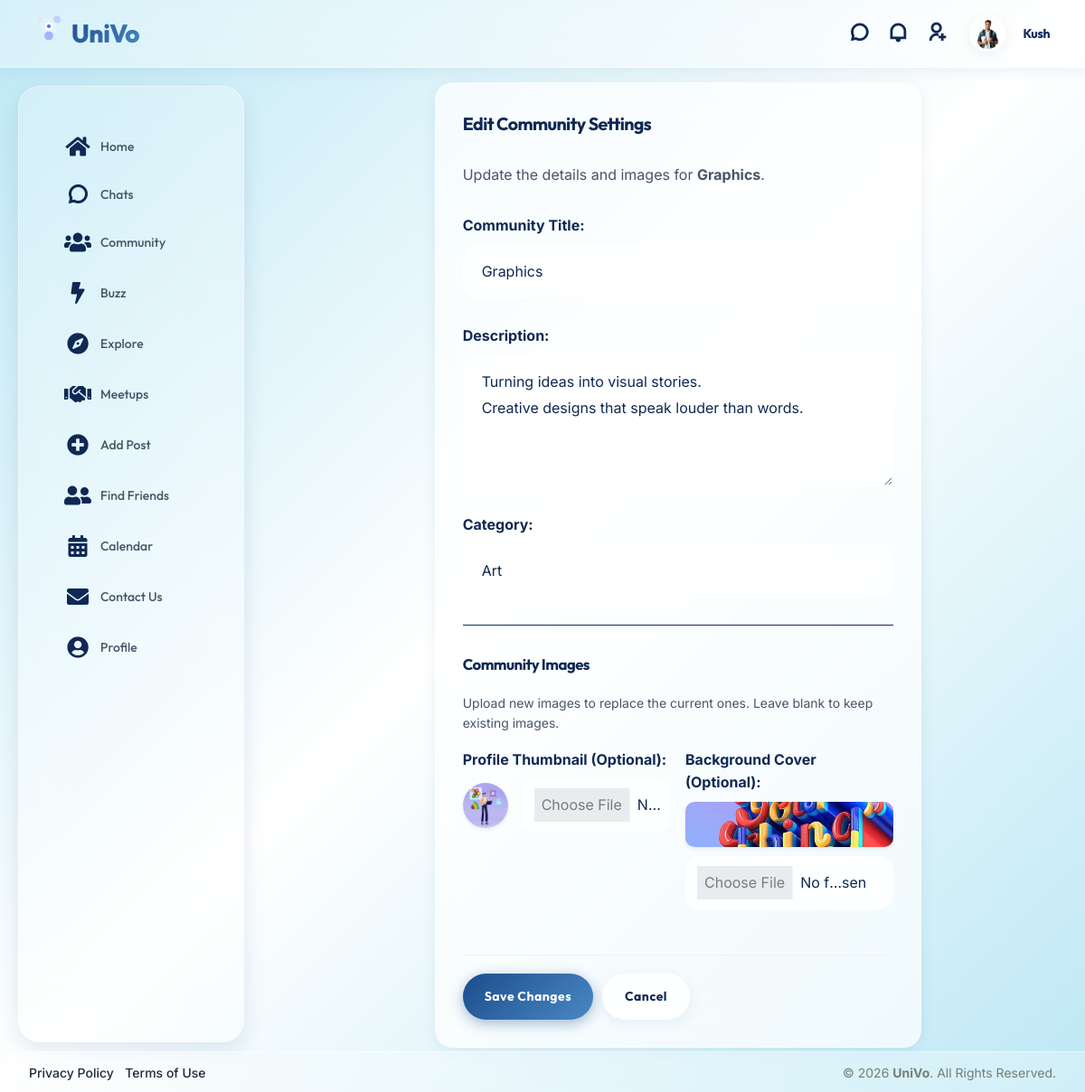
/community/15/edit/ (signed in), run on the app's committed database.
### user/models.py (models this page shows, shortened)
class user(models.Model):
    userid=models.AutoField(primary_key=True)
    username=models.CharField(max_length=50)
    email=models.CharField(max_length=50)
    password=models.CharField(max_length=50)
    profile=models.ImageField(upload_to="assets/images/user/")
    bio=models.TextField(max_length=1000)
    gender=models.CharField(max_length=10)
    dob=models.DateField(validators=[no_future_date])
    cityid=models.ForeignKey(city,on_delete=models.CASCADE)
    registrationdt=models.DateTimeField(auto_now=True)
    last_checked_chats=models.DateTimeField(null=True, blank=True)
    last_checked_activity=models.DateTimeField(null=True, blank=True)
    last_checked_invites=models.DateTimeField(null=True, blank=True)
    last_seen=models.DateTimeField(null=True, blank=True)
    google_id=models.CharField(max_length=255, null=True, blank=True)  # Google OAuth user ID
    phone=models.CharField(max_length=15, null=True, blank=True)

class community(models.Model):
    communityid=models.AutoField(primary_key=True)
    communitytitle=models.CharField(max_length=50)
    thumbnail=models.ImageField(upload_to="images/")
    background_image=models.ImageField(upload_to="images/backgrounds/", null=True, blank=True)
    discription=models.TextField(max_length=1000)
    createddt=models.DateTimeField(auto_now=True)
    categoryid=models.ForeignKey(category,on_delete=models.CASCADE)
    userid=models.ForeignKey(user,on_delete=models.CASCADE)
    is_paid=models.BooleanField(default=False)
    price=models.IntegerField(default=0)

class category(models.Model):
    categoryid=models.AutoField(primary_key=True)
    categoryname=models.CharField(max_length=50)

### user/views.py (the view, shortened to what this page needs)
# urls.py: path('community/<int:community_id>/edit/', views.edit_community, name='edit_community'),
def edit_community(request, community_id):
    userid = request.session.get('userid')
    if not userid:
        return redirect('signin')
    c = community.objects.get(pk=community_id)
    if not _is_community_admin(userid, c):
        return redirect('community_detail', community_id=community_id)
    allowed_categories = ['Event', 'Music', 'Programming', 'Sports', 'Gaming', 'Technology', 'Art', 'Education']
    data = {
        "community": c,
        "categories": category.objects.all().order_by('categoryname'),
    }
    return render(request, 'edit-group.html', data)

### user/views.py (called while the page is built)
def _is_community_admin(user_id, community_obj):
    if community_obj.userid.userid == user_id:
        return True
    return communitymember.objects.filter(
        communityid=community_obj, userid__userid=user_id, role='admin'
    ).exists()

### user/templates/edit-group.html (shortened to what this page needs)
{% extends "base.html" %}
{% block content %}
<div class="content-inner" id="page_layout">
    <div class="container-fluid">
        <div class="row justify-content-center">
            <div class="col-sm-12 col-lg-8">
                <div class="card shadow-sm border-0 rounded-4">
                    <div class="card-header d-flex justify-content-between align-items-center bg-transparent border-0 pt-4 pb-0 px-4">
                        <div class="header-title">
                            <h4 class="card-title fw-bold">Edit Community Settings</h4>
                        </div>
                    </div>
                    <div class="card-body p-4">
                        <p class="text-muted mb-4">Update the details and images for <strong>{{ community.communitytitle }}</strong>.</p>
                        <form method="post" enctype="multipart/form-data">
                            <div class="form-group mb-4">
                                <label class="form-label fw-bold" for="title">Community Title:</label>
                                <input type="text" class="form-control rounded-3 bg-light border-light shadow-sm" id="title" name="title" required value="{{ community.communitytitle }}">
                            </div>
                            <div class="form-group mb-4">
                                <label class="form-label fw-bold" for="description">Description:</label>
                                <textarea class="form-control rounded-3 bg-light border-light shadow-sm" id="description" name="description" rows="4" required>{{ community.discription }}</textarea>
                            </div>
                            <div class="form-group mb-4">
                                <label class="form-label fw-bold" for="category">Category:</label>
                                <select class="form-select rounded-3 bg-light border-light shadow-sm" id="category" name="category" required>
                                    {% for cat in categories %}
                                    <option value="{{ cat.categoryid }}" {% if community.categoryid.categoryid == cat.categoryid %}selected{% endif %}>{{ cat.categoryname }}</option>
                                    {% endfor %}
                                </select>
                            </div>
                            <hr class="my-4">
                            <h5 class="mb-3 fw-bold">Community Images</h5>
                            <p class="text-muted small">Upload new images to replace the current ones. Leave blank to keep existing images.</p>
                            <div class="row mb-4">
                                <div class="col-md-6">
                                    <div class="form-group">
                                        <label class="form-label fw-bold" for="thumbnail">Profile Thumbnail (Optional):</label>
                                        <div class="d-flex align-items-center gap-3 mb-2">
                                            {% if community.thumbnail %}
                                            <img src="{{ community.thumbnail.url }}" alt="Current Thumbnail" class="rounded-circle shadow-sm" style="width: 50px; height: 50px; object-fit: cover;">
                                            {% endif %}
                                            <input type="file" class="form-control form-control-sm rounded-3 bg-light border-light shadow-sm w-100" id="thumbnail" name="thumbnail">
                                        </div>
                                    </div>
                                </div>
                                <div class="col-md-6">
                                    <div class="form-group">
                                        <label class="form-label fw-bold" for="background_image">Background Cover (Optional):</label>
                                        <div class="d-flex flex-column gap-2 mb-2">
                                            {% if community.background_image %}
                                            <div class="rounded-3 overflow-hidden shadow-sm" style="height: 50px; width: 100%;">
                                                <img src="{{ community.background_image.url }}" alt="Current Cover" class="w-100 h-100" style="object-fit: cover;">
                                            </div>
                                            {% endif %}
                                            <input type="file" class="form-control form-control-sm rounded-3 bg-light border-light shadow-sm w-100" id="background_image" name="background_image">
                                        </div>
                                    </div>
                                </div>
                            </div>
                            <div class="d-flex gap-2 pt-3 border-top mt-4">
                                <button type="submit" class="btn btn-primary rounded-pill px-4 fw-bold shadow-sm">Save Changes</button>
                                <a href="{% url 'group_members' community.communityid %}" class="btn btn-light text-muted rounded-pill px-4 fw-bold">Cancel</a>
                            </div>
                        </form>
                    </div>
                </div>
            </div>
        </div>
    </div>
</div>
{% endblock %}

### user/templates/base.html (shortened to what this page needs)
{% load static %}
<!doctype html>
<html lang="en">
  <head>
    <link rel="stylesheet" href="{% static 'assets/css/libs.min.css' %}" />
    <link rel="stylesheet" href="{% static 'assets/css/socialv1fc6.css' %}" />
    <link rel="stylesheet" href="{% static 'assets/css/custom_theme.css' %}?v=2.0" />
    <link
      rel="stylesheet"
      href="https://cdnjs.cloudflare.com/ajax/libs/font-awesome/5.15.4/css/all.min.css"
    />
    <link
      rel="stylesheet"
      href="https://cdn.jsdelivr.net/npm/remixicon@2.5.0/fonts/remixicon.css"
    />
    <link
      rel="stylesheet"
      href="https://cdn.jsdelivr.net/npm/vanillajs-datepicker@1.3.4/dist/css/datepicker.min.css"
    />
    <link
      rel="stylesheet"
      href="https://maxst.icons8.com/vue-static/landen/line-awesome/line-awesome/1.3.0/css/line-awesome.min.css"
    />
  </head>
  <body class="{% if user_settings and user_settings.dark_mode %}dark-mode{% endif %}">
    <div class="wrapper">
      <div class="iq-top-navbar">
        <div class="iq-navbar-custom">
          <nav class="navbar navbar-expand-lg navbar-light p-0">
            <div class="iq-navbar-logo d-flex justify-content-between">
              <a href="{% url 'home' %}">
                <img
                  src="{% static 'assets/images/animated_logo.svg' %}"
                  class="img-fluid rotating-logo"
                  alt="UniVo Logo"
                  style="max-height: 30px"
                />
                <span>UniVo</span>
              </a>
            </div>
            <div class="collapse navbar-collapse" id="navbarSupportedContent">
              <ul class="navbar-nav ms-auto navbar-list align-items-center">
                {% if current_user %}
                <li class="nav-item">
                  <a
                    href="{% url 'chats' %}"
                    class="d-flex align-items-center px-2 position-relative"
                    title="Community Chats"
                  >
                    <i class="ri-chat-3-line fs-5 text-white"></i>
                  </a>
                </li>
                <li class="nav-item">
                  <a
                    href="{% url 'activity' %}"
                    class="d-flex align-items-center px-2 position-relative"
                    title="Notifications"
                  >
                    <i class="ri-notification-line fs-5 text-white"></i>
                  </a>
                </li>
                <li class="nav-item">
                  <a
                    href="{% url 'invitations_list' %}"
                    class="d-flex align-items-center px-2 position-relative"
                    title="Friend Requests"
                  >
                    <i class="ri-user-add-line fs-5 text-white"></i>
                  </a>
                </li>
                <li class="nav-item dropdown">
                  <a
                    href="#"
                    class="d-flex align-items-center dropdown-toggle"
                    id="drop-down-arrow"
                    data-bs-toggle="dropdown"
                    aria-haspopup="true"
                    aria-expanded="false"
                  >
                    {% if current_user.profile %}
                    <img
                      src="{{ current_user.profile.url }}"
                      class="img-fluid rounded-circle me-3"
                      alt="user"
                      style="width: 40px; height: 40px; object-fit: cover"
                    />
                    {% else %}
                    <img
                      src="{% static 'assets/images/user/1.jpg' %}"
                      class="img-fluid rounded-circle me-3"
                      alt="user"
                    />
                    {% endif %}
                    <div class="caption">
                      <h6 class="mb-0 line-height">
                        {{ current_user.username|default:"User" }}
                      </h6>
                    </div>
                  </a>
                </li>
                {% else %}
                <li class="nav-item pe-3 d-flex align-items-center">
                  <a href="{% url 'signup' %}" class="d-flex align-items-center text-dark text-decoration-none" style="height: 40px; font-weight: 500;">
                    <i class="ri-login-box-line me-2 fs-5"></i> Login
                  </a>
                </li>
                {% endif %}
              </ul>
            </div>
          </nav>
        </div>
      </div>
      <div class="iq-sidebar sidebar-default">
        <div id="sidebar-scrollbar">
          <nav class="iq-sidebar-menu">
            <ul id="iq-sidebar-toggle" class="iq-menu">
              {% block sidebar %}
              <li class="">
                <a href="{% url 'home' %}" class="sidebar-link">
                  <i class="fas fa-home me-2"></i><span>Home</span>
                </a>
              </li>
              <li class="">
                <a href="{% url 'chats' %}" class="sidebar-link">
                  <i class="ri-chat-3-line me-2"></i><span>Chats</span>
                </a>
              </li>
              <li class="">
                <a href="{% url 'group' %}" class="sidebar-link">
                  <i class="fas fa-users me-2"></i><span>Community</span>
                </a>
              </li>
              <li class="">
                <a href="{% url 'buzz' %}" class="sidebar-link">
                  <i class="fas fa-bolt me-2"></i><span>Buzz</span>
                </a>
              </li>
              <li class="">
                <a href="{% url 'blog_list' %}" class="sidebar-link">
                  <i class="fas fa-compass me-2"></i><span>Explore</span>
                </a>
              </li>
              <li class="">
                <a href="{% url 'meetup_list' %}" class="sidebar-link">
                  <i class="fas fa-handshake me-2"></i><span>Meetups</span>
                </a>
              </li>
              <li class="">
                <a href="{% url 'unified_add_post' %}" class="sidebar-link">
                  <i class="fas fa-plus-circle me-2"></i><span>Add Post</span>
                </a>
              </li>
              <li class="">
                <a href="{% url 'users_list' %}" class="sidebar-link">
                  <i class="fas fa-user-friends me-2"></i><span>Find Friends</span>
                </a>
              </li>
              <li class="">
                <a href="{% url 'calendar' %}" class="sidebar-link">
                  <i class="fas fa-calendar-alt me-2"></i><span>Calendar</span>
                </a>
              </li>
              <li class="">
                <a href="{% url 'contact_us' %}" class="sidebar-link">
                  <i class="fas fa-envelope me-2"></i><span>Contact Us</span>
                </a>
              </li>
              <li class="">
                <a href="{% url 'my_profile' %}" class="sidebar-link">
                  <i class="fas fa-user-circle me-2"></i><span>Profile</span>
                </a>
              </li>
              {% endblock sidebar %}
            </ul>
          </nav>
          <div class="p-5"></div>
        </div>
      </div>
      <div id="content-page" class="content-page {% block content_class %}{% endblock %}">
        <div class="container-fluid">
          {% block content %} {% endblock %}
        </div>
      </div>
      <footer class="iq-footer bg-transparent border-top py-0" style="line-height: normal;">
        <div class="container-fluid">
          <div class="row align-items-center">
            <div class="col-md-6 text-center text-md-start mb-2 mb-md-0">
              <ul class="list-inline mb-0">
                <li class="list-inline-item">
                  <a href="#" class="text-secondary small text-decoration-none">Privacy Policy</a>
                </li>
                <li class="list-inline-item">
                  <a href="#" class="text-secondary small text-decoration-none">Terms of Use</a>
                </li>
              </ul>
            </div>
            <div class="col-md-6 text-center text-md-end text-secondary small">
              &copy; 2026 <strong>UniVo</strong>. All Rights Reserved.
            </div>
          </div>
        </div>
      </footer>
    </div>
    <div class="toast-container position-fixed bottom-0 end-0 p-3" style="z-index: 5000;">
    </div>
    </body>
</html>

### data on the page
user: profile (picture), username "Kush"
community: communitytitle "Graphics", title "Graphics", description "Turning ideas into visual stories. Creative designs that speak louder than words.", category "Art", thumbnail (picture), background_image (picture)
